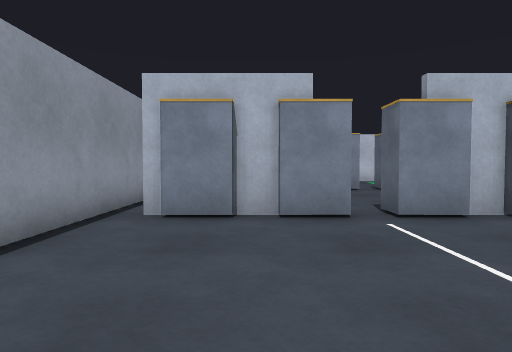
[1] (above)

18 first-person views from a walk through a Gazebo world. The camera is 0.9 m above the floor, tilts 2° down and sees 75° across. The floor is counted in squares, 1 m on a side. Each view is taken from the middle of a square. On the plan, view 1 faces up. The plan holds only what a view shows up to about 12 squares ahead; the rest is blank.

[2]
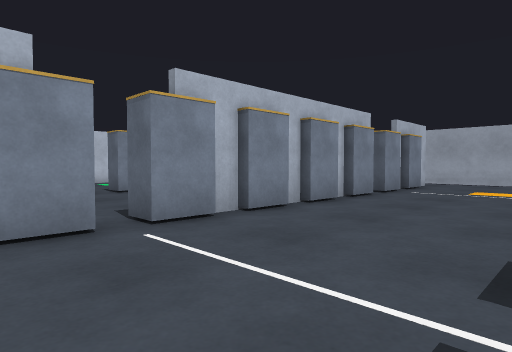

[3]
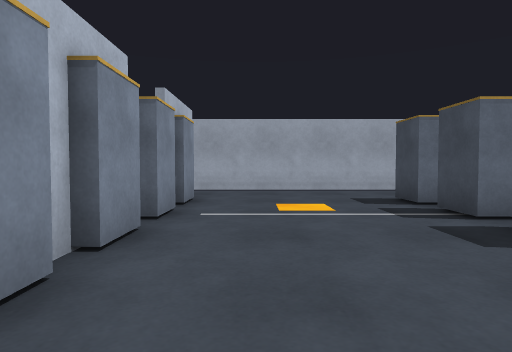

[4]
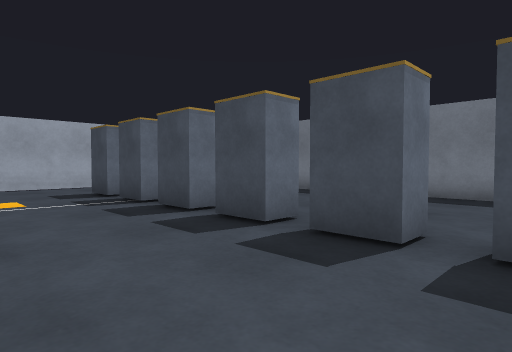

[5]
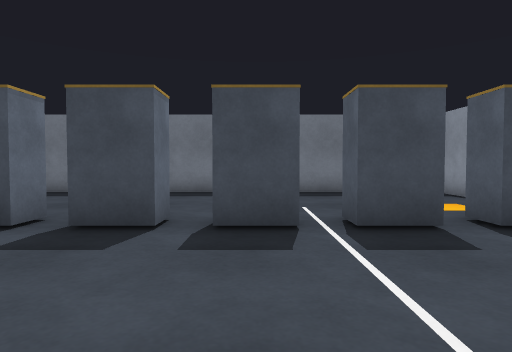

[6]
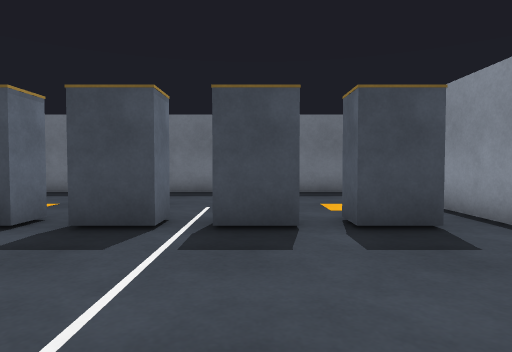

[7]
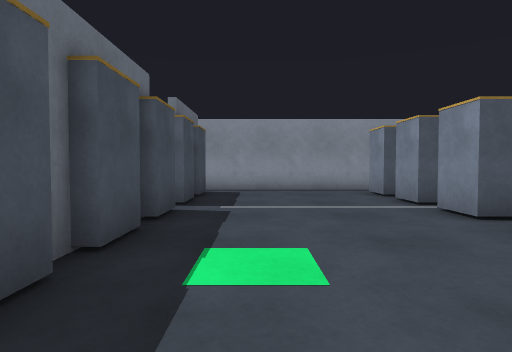

[8]
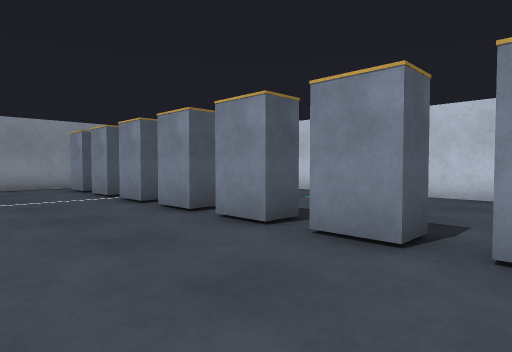

[9]
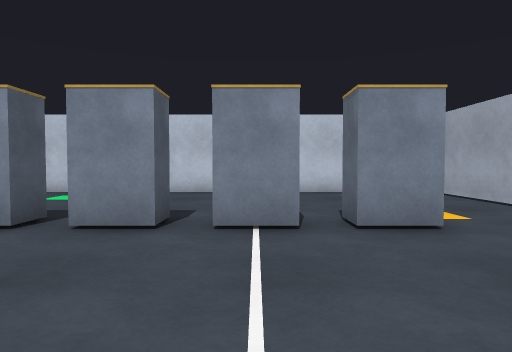

[10]
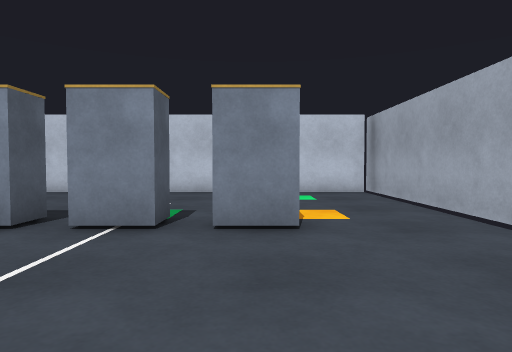

[11]
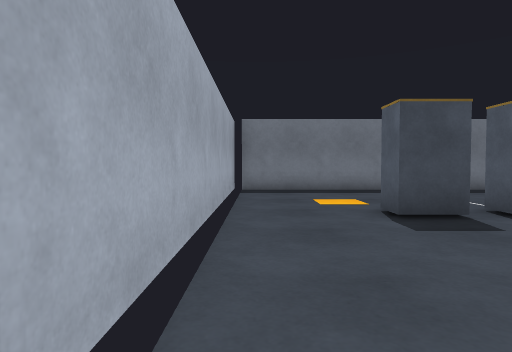

[12]
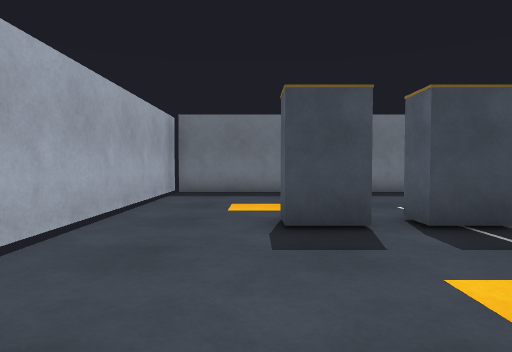

[13]
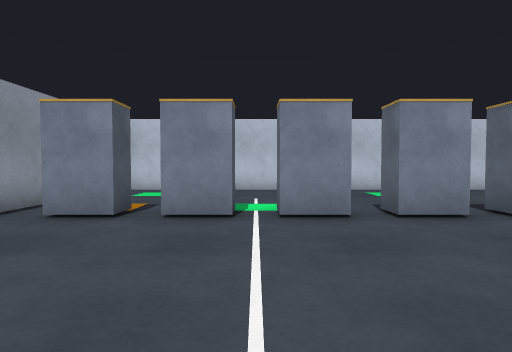

[14]
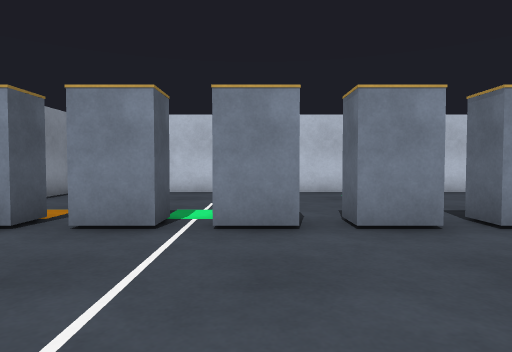

[15]
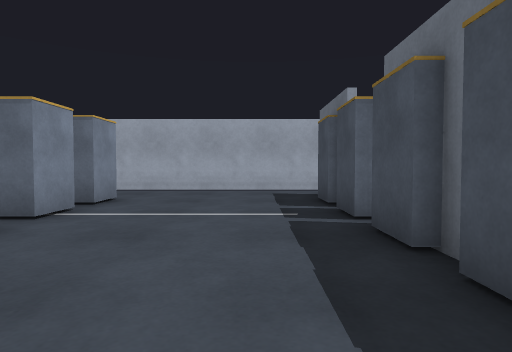

[16]
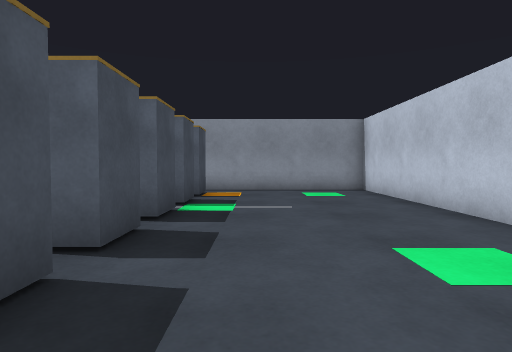

[17]
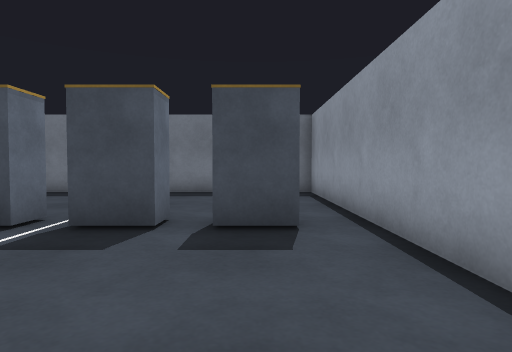

[18]
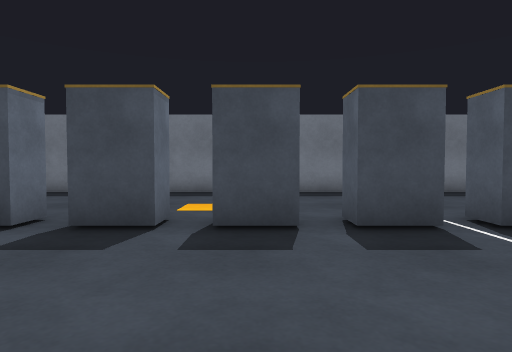

### Floor plan
Points are (right, up) in squares from view 1. A wall is a line through its corners. A room is listed if a view was taken in it or the views show most of it. See-through windows are left out.
Room 1 (views 1, 2, 3, 4, 5, 6, 7, 8, 9, 10, 11, 12, 13, 14, 15, 16, 17, 18)
walls: (6.5, 5.9) (3.8, 5.9); (8, 6.1) (8.5, 6.1); (5.5, 6.1) (6, 6.1); (8.5, 5.9) (8, 5.9); (0.5, 5.9) (-2, 5.9); (16.6, 17.8) (-2.8, 17.8) (-2.8, -5.8) (16.5, -5.8); (16.8, -6.5) (16.8, 18.5)
objects: shelf (-1, 0); shelf (-1, 6); shelf (-1, 12); shelf (1, 0); shelf (1, 6); shelf (1, 12); shelf (3, 0); shelf (3, 6); shelf (3, 12); shelf (5, 0); shelf (5, 6); shelf (5, 12); shelf (7, 0); shelf (7, 6); shelf (7, 12); shelf (9, 0); shelf (9, 6); shelf (9, 12); shelf (11, 0); shelf (11, 6); shelf (11, 12); shelf (13, 0); shelf (13, 6); shelf (13, 12)

Where each view was taken, in squares from view 1:
view 1: 0 up, 0 right, facing up
view 2: 1 up, 0 right, facing up-right
view 3: 4 up, 5 right, facing right
view 4: 4 up, 3 right, facing down-right
view 5: 5 up, 3 right, facing down
view 6: 5 up, 1 right, facing down
view 7: 8 up, 9 right, facing left
view 8: 8 up, 11 right, facing up-left
view 9: 7 up, 11 right, facing up
view 10: 7 up, 13 right, facing up
view 11: 6 up, 16 right, facing down
view 12: 5 up, 14 right, facing down
view 13: 6 up, 2 right, facing up
view 14: 7 up, 3 right, facing up
view 15: 8 up, 5 right, facing right
view 16: 14 up, 9 right, facing left
view 17: 5 up, 1 left, facing down
view 18: 5 up, 5 right, facing down
